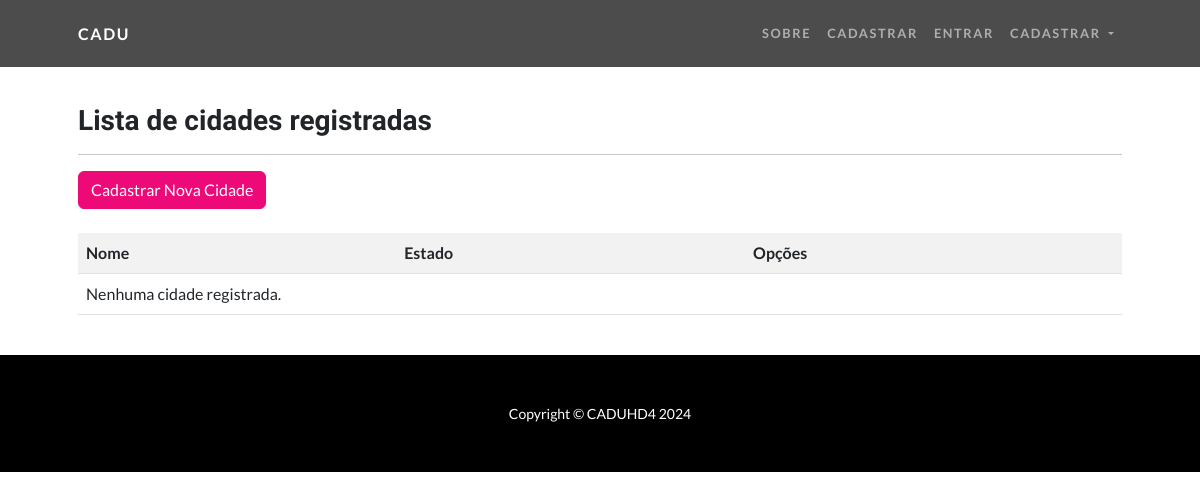
Before: /listar/cidades/ with the older database file.
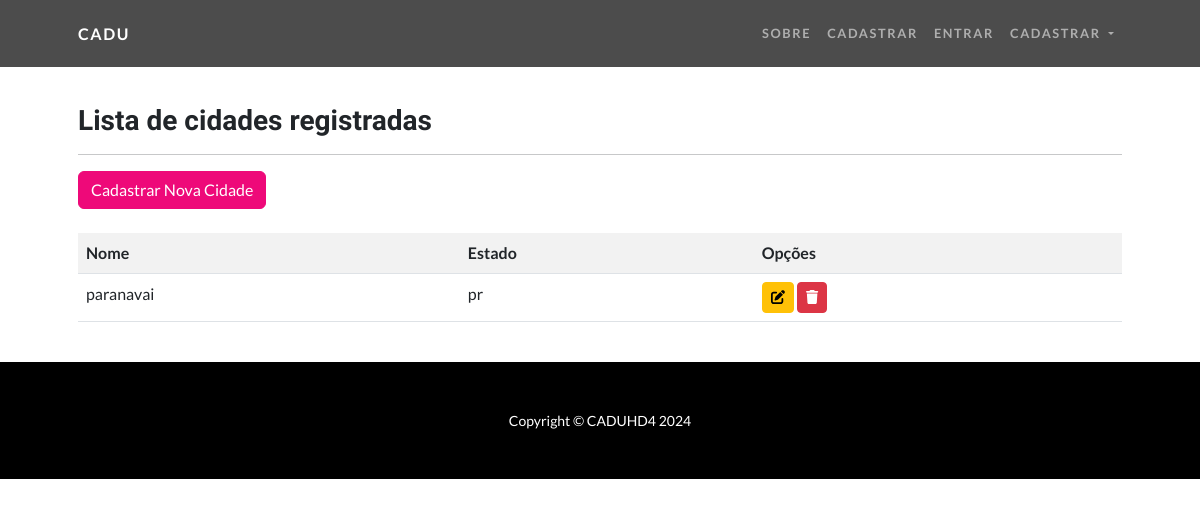
After: the same page with the newer database file.
### cadastros/models.py (models this page shows, shortened)
class Cidade(models.Model):
    nome = models.CharField(max_length=100)
    estado = models.CharField(max_length=2)

### cadastros/views.py (the view)
# urls.py: path('listar/cidades/', CidadeList.as_view(), name='list-cidade'),
class CidadeList(ListView):
    model = Cidade
    template_name = 'cadastros/listas/cidade.html'
    context_object_name = 'cidades'

### cadastros/templates/cadastros/listas/cidade.html (shortened to what this page needs)
{% extends "paginas/modelo.html" %}
{% load static %}
{% block content %}
<h3>Lista de cidades registradas</h3>
<hr>
<div class="text-right mb-3">
    <a href="{% url 'add-cidade' %}" class="btn btn-primary">Cadastrar Nova Cidade</a>
</div>
<div class="table-responsive mt-4">
    <table class="table table-striped">
        <tr>
            <th>Nome</th>
            <th>Estado</th>
            <th>Opções</th>
        </tr>
        {% for cidade in object_list %}
        <tr>
            <td>{{ cidade.nome }}</td>
            <td>{{ cidade.estado }}</td>
            <td>
                <a href="{% url 'update-cidade' cidade.pk %}" class="btn btn-warning btn-sm"><i class="fas fa-edit"></i></a>
                <a href="{% url 'delete-cidade' cidade.pk %}" class="btn btn-danger btn-sm"><i class="fas fa-trash"></i></a>
            </td>
        </tr>
        {% empty %}
        <tr>
            <td colspan="3">Nenhuma cidade registrada.</td>
        </tr>
        {% endfor %}
    </table>
</div>
{% endblock %}

Changed rows visible on the page:
added Cidade: nome "paranavai", estado "pr"
Other visible differences:
text no longer shown: "Nenhuma cidade registrada."
